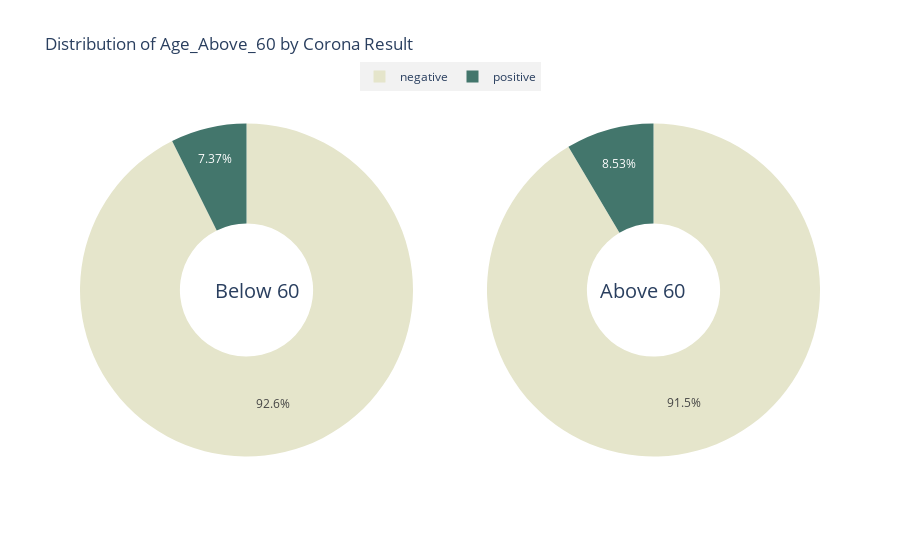

Notebook source saved alongside this figure:
### Code cell
# Querying the DataFrame to separate data for Age Above 60 and below 60
colors = ['#E5E5CB','#43766C','#D5CEA3']

query_age60above_no= corona_df.query('Age_60_above=="No"')
query_age60above_yes= corona_df.query('Age_60_above=="Yes"')

labels_no = val_counts(query_age60above_no, 'Corona')[0]
values_no= val_counts(query_age60above_no, 'Corona')[1]
labels_yes = val_counts(query_age60above_yes, 'Corona')[0]
values_yes= val_counts(query_age60above_yes, 'Corona')[1]


# Create subplots: use 'domain' type for Pie subplot
fig = make_subplots(rows=1, cols=2, specs=[[{'type':'domain'}, {'type':'domain'}]])

fig.add_trace(go.Pie(labels=labels_no, values=values_no, 
                     marker=dict(colors=colors)
                    ),
              row=1, col=1)
fig.add_trace(go.Pie(labels=labels_yes, values=values_yes, 
                     marker=dict(colors=colors)
                    ),
              row=1, col=2)

# Use `hole` to create a donut-like pie chart
# Use `hoverinfo` to define what information is displayed 
# when the user hovers the cursor over data points
fig.update_traces(hole=.4, hoverinfo="label+value+percent")

fig.update_layout(
    title_text="Distribution of Age_Above_60 by Corona Result",

    # Add annotations in the center of the donut pies.
    annotations=[dict(text='Below 60', x=0.18, y=0.5, font_size=20, showarrow=False),
                 dict(text='Above 60', x=0.82, y=0.5, font_size=20, showarrow=False)],
    
    # Adjusting the position of legend
    legend=dict(x=0.5, y=1.1, xanchor='center',
        orientation='h',  # Horizontal orientation
        bgcolor='rgba(211,211,211,0.3)',  # legend background color
        font=dict(size=12))
)
fig.show()

### Figure 1 — Plotly figure (JSON) as saved in the notebook; plotly's stock layout.template omitted (floating-point values rounded to 4 significant figures)
{"data": [{"domain": {"x": [0, 0.45], "y": [0, 1]}, "hole": 0.4, "hoverinfo": "label+value+percent", "labels": ["negative", "positive"], "marker": {"colors": ["#E5E5CB", "#43766C", "#D5CEA3"]}, "type": "pie", "values": [116438, 9265]}, {"domain": {"x": [0.55, 1], "y": [0, 1]}, "hole": 0.4, "hoverinfo": "label+value+percent", "labels": ["negative", "positive"], "marker": {"colors": ["#E5E5CB", "#43766C", "#D5CEA3"]}, "type": "pie", "values": [23621, 2204]}], "layout": {"annotations": [{"font": {"size": 20}, "showarrow": false, "text": "Below 60", "x": 0.18, "y": 0.5}, {"font": {"size": 20}, "showarrow": false, "text": "Above 60", "x": 0.82, "y": 0.5}], "legend": {"bgcolor": "rgba(211,211,211,0.3)", "font": {"size": 12}, "orientation": "h", "x": 0.5, "xanchor": "center", "y": 1.1}, "title": {"text": "Distribution of Age_Above_60 by Corona Result"}}}
